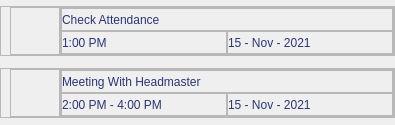
                 <widget class="QWidget" name="scrollAreaWidgetContents_2">
                  <property name="geometry">
                   <rect>
                    <x>0</x>
                    <y>0</y>
                    <width>395</width>
                    <height>125</height>
                   </rect>
                  </property>
                  <layout class="QGridLayout" name="gridLayout_44">
                   <property name="leftMargin">
                    <number>0</number>
                   </property>
                   <property name="topMargin">
                    <number>0</number>
                   </property>
                   <property name="rightMargin">
                    <number>0</number>
                   </property>
                   <property name="bottomMargin">
                    <number>0</number>
                   </property>
                   <item row="1" column="1">
                    <widget class="QFrame" name="frame_53">
                     <property name="maximumSize">
                      <size>
                       <width>395</width>
                       <height>50</height>
                      </size>
                     </property>
                     <property name="frameShape">
                      <enum>QFrame::StyledPanel</enum>
                     </property>
                     <property name="frameShadow">
                      <enum>QFrame::Raised</enum>
                     </property>
                     <layout class="QGridLayout" name="gridLayout_43">
                      <property name="topMargin">
                       <number>0</number>
                      </property>
                      <property name="rightMargin">
                       <number>0</number>
                      </property>
                      <property name="bottomMargin">
                       <number>0</number>
                      </property>
                      <property name="spacing">
                       <number>0</number>
                      </property>
                      <item row="0" column="1">
                       <widget class="QFrame" name="frame_160">
                        <property name="frameShape">
                         <enum>QFrame::StyledPanel</enum>
                        </property>
                        <property name="frameShadow">
                         <enum>QFrame::Raised</enum>
                        </property>
                        <layout class="QGridLayout" name="gridLayout_141">
                         <property name="leftMargin">
                          <number>0</number>
                         </property>
                         <property name="topMargin">
                          <number>0</number>
                         </property>
                         <property name="rightMargin">
                          <number>0</number>
                         </property>
                         <property name="bottomMargin">
                          <number>0</number>
                         </property>
                         <property name="spacing">
                          <number>0</number>
                         </property>
                         <item row="0" column="0" colspan="2">
                          <widget class="QFrame" name="frame_161">
                           <property name="frameShape">
                            <enum>QFrame::StyledPanel</enum>
                           </property>
                           <property name="frameShadow">
                            <enum>QFrame::Raised</enum>
                           </property>
                           <layout class="QGridLayout" name="gridLayout_142">
                            <property name="leftMargin">
                             <number>0</number>
                            </property>
                            <property name="topMargin">
                             <number>0</number>
                            </property>
                            <property name="rightMargin">
                             <number>0</number>
                            </property>
                            <property name="bottomMargin">
                             <number>0</number>
                            </property>
                            <item row="0" column="0">
                             <widget class="QLabel" name="label_79">
                              <property name="styleSheet">
                               <string notr="true">color: #2B3572;
font: 12pt &quot;Arial Rounded MT Bold&quot;;</string>
                              </property>
                              <property name="text">
                               <string>Meeting With Headmaster</string>
                              </property>
                             </widget>
                            </item>
                           </layout>
                          </widget>
                         </item>
                         <item row="1" column="0">
                          <widget class="QFrame" name="frame_162">
                           <property name="frameShape">
                            <enum>QFrame::StyledPanel</enum>
                           </property>
                           <property name="frameShadow">
                            <enum>QFrame::Raised</enum>
                           </property>
                           <layout class="QGridLayout" name="gridLayout_143">
                            <property name="leftMargin">
                             <number>0</number>
                            </property>
                            <property name="topMargin">
                             <number>0</number>
                            </property>
                            <property name="rightMargin">
                             <number>0</number>
                            </property>
                            <property name="bottomMargin">
                             <number>0</number>
                            </property>
                            <property name="spacing">
                             <number>0</number>
                            </property>
                            <item row="0" column="0">
                             <widget class="QLabel" name="label_80">
                              <property name="styleSheet">
                               <string notr="true">color: #2B3572;
font: 75 10pt &quot;Script MT Bold&quot;;</string>
                              </property>
                              <property name="text">
                               <string>2:00 PM - 4:00 PM</string>
                              </property>
                             </widget>
                            </item>
                           </layout>
                          </widget>
                         </item>
                         <item row="1" column="1">
                          <widget class="QFrame" name="frame_163">
                           <property name="frameShape">
                            <enum>QFrame::StyledPanel</enum>
                           </property>
                           <property name="frameShadow">
                            <enum>QFrame::Raised</enum>
                           </property>
                           <layout class="QGridLayout" name="gridLayout_150">
                            <property name="leftMargin">
                             <number>0</number>
                            </property>
                            <property name="topMargin">
                             <number>0</number>
                            </property>
                            <property name="rightMargin">
                             <number>0</number>
                            </property>
                            <property name="bottomMargin">
                             <number>0</number>
                            </property>
                            <item row="0" column="0">
                             <widget class="QLabel" name="label_85">
                              <property name="styleSheet">
                               <string notr="true">color: #2B3572;
font: 75 10pt &quot;Script MT Bold&quot;;</string>
                              </property>
                              <property name="text">
                               <string>15 - Nov - 2021</string>
                              </property>
                             </widget>
                            </item>
                           </layout>
                          </widget>
                         </item>
                        </layout>
                       </widget>
                      </item>
                      <item row="0" column="0">
                       <widget class="QFrame" name="frame_52">
                        <property name="maximumSize">
                         <size>
                          <width>50</width>
                          <height>50</height>
                         </size>
                        </property>
                        <property name="frameShape">
                         <enum>QFrame::StyledPanel</enum>
                        </property>
                        <property name="frameShadow">
                         <enum>QFrame::Raised</enum>
                        </property>
                        <layout class="QGridLayout" name="gridLayout_63">
                         <property name="leftMargin">
                          <number>0</number>
                         </property>
                         <property name="topMargin">
                          <number>0</number>
                         </property>
                         <property name="rightMargin">
                          <number>0</number>
                         </property>
                         <property name="bottomMargin">
                          <number>0</number>
                         </property>
                         <property name="spacing">
                          <number>0</number>
                         </property>
                         <item row="0" column="0">
                          <widget class="QLabel" name="label_31">
                           <property name="maximumSize">
                            <size>
                             <width>50</width>
                             <height>50</height>
                            </size>
                           </property>
                           <property name="styleSheet">
                            <string notr="true">image: url(:/logo/image/lecture.png);</string>
                           </property>
                           <property name="text">
                            <string/>
                           </property>
                          </widget>
                         </item>
                        </layout>
                       </widget>
                      </item>
                     </layout>
                    </widget>
                   </item>
                   <item row="0" column="1">
                    <widget class="QFrame" name="frame_164">
                     <property name="maximumSize">
                      <size>
                       <width>395</width>
                       <height>50</height>
                      </size>
                     </property>
                     <property name="frameShape">
                      <enum>QFrame::StyledPanel</enum>
                     </property>
                     <property name="frameShadow">
                      <enum>QFrame::Raised</enum>
                     </property>
                     <layout class="QGridLayout" name="gridLayout_144">
                      <property name="topMargin">
                       <number>0</number>
                      </property>
                      <property name="rightMargin">
                       <number>0</number>
                      </property>
                      <property name="bottomMargin">
                       <number>0</number>
                      </property>
                      <property name="spacing">
                       <number>0</number>
                      </property>
                      <item row="0" column="1">
                       <widget class="QFrame" name="frame_165">
                        <property name="frameShape">
                         <enum>QFrame::StyledPanel</enum>
                        </property>
                        <property name="frameShadow">
                         <enum>QFrame::Raised</enum>
                        </property>
                        <layout class="QGridLayout" name="gridLayout_145">
                         <property name="leftMargin">
                          <number>0</number>
                         </property>
                         <property name="topMargin">
                          <number>0</number>
                         </property>
                         <property name="rightMargin">
                          <number>0</number>
                         </property>
                         <property name="bottomMargin">
                          <number>0</number>
                         </property>
                         <property name="spacing">
                          <number>0</number>
                         </property>
                         <item row="0" column="0" colspan="2">
                          <widget class="QFrame" name="frame_166">
                           <property name="frameShape">
                            <enum>QFrame::StyledPanel</enum>
                           </property>
                           <property name="frameShadow">
                            <enum>QFrame::Raised</enum>
                           </property>
                           <layout class="QGridLayout" name="gridLayout_146">
                            <property name="leftMargin">
                             <number>0</number>
                            </property>
                            <property name="topMargin">
                             <number>0</number>
                            </property>
                            <property name="rightMargin">
                             <number>0</number>
                            </property>
                            <property name="bottomMargin">
                             <number>0</number>
                            </property>
                            <item row="0" column="0">
                             <widget class="QLabel" name="label_81">
                              <property name="styleSheet">
                               <string notr="true">color: #2B3572;
font: 12pt &quot;Arial Rounded MT Bold&quot;;</string>
                              </property>
                              <property name="text">
                               <string>Check Attendance</string>
                              </property>
                             </widget>
                            </item>
                           </layout>
                          </widget>
                         </item>
                         <item row="1" column="0">
                          <widget class="QFrame" name="frame_167">
                           <property name="frameShape">
                            <enum>QFrame::StyledPanel</enum>
                           </property>
                           <property name="frameShadow">
                            <enum>QFrame::Raised</enum>
                           </property>
                           <layout class="QGridLayout" name="gridLayout_147">
                            <property name="leftMargin">
                             <number>0</number>
                            </property>
                            <property name="topMargin">
                             <number>0</number>
                            </property>
                            <property name="rightMargin">
                             <number>0</number>
                            </property>
                            <property name="bottomMargin">
                             <number>0</number>
                            </property>
                            <property name="spacing">
                             <number>0</number>
                            </property>
                            <item row="0" column="0">
                             <widget class="QLabel" name="label_82">
                              <property name="styleSheet">
                               <string notr="true">color: #2B3572;
font: 75 10pt &quot;Script MT Bold&quot;;</string>
                              </property>
                              <property name="text">
                               <string>1:00 PM</string>
                              </property>
                             </widget>
                            </item>
                           </layout>
                          </widget>
                         </item>
                         <item row="1" column="1">
                          <widget class="QFrame" name="frame_168">
                           <property name="frameShape">
                            <enum>QFrame::StyledPanel</enum>
                           </property>
                           <property name="frameShadow">
                            <enum>QFrame::Raised</enum>
                           </property>
                           <layout class="QGridLayout" name="gridLayout_149">
                            <property name="leftMargin">
                             <number>0</number>
                            </property>
                            <property name="topMargin">
                             <number>0</number>
                            </property>
                            <property name="rightMargin">
                             <number>0</number>
                            </property>
                            <property name="bottomMargin">
                             <number>0</number>
                            </property>
                            <property name="spacing">
                             <number>0</number>
                            </property>
                            <item row="0" column="0">
                             <widget class="QLabel" name="label_84">
                              <property name="styleSheet">
                               <string notr="true">color: #2B3572;
font: 75 10pt &quot;Script MT Bold&quot;;</string>
                              </property>
                              <property name="text">
                               <string>15 - Nov - 2021</string>
                              </property>
                             </widget>
                            </item>
                           </layout>
                          </widget>
                         </item>
                        </layout>
                       </widget>
                      </item>
                      <item row="0" column="0">
                       <widget class="QFrame" name="frame_169">
                        <property name="maximumSize">
                         <size>
                          <width>50</width>
                          <height>50</height>
                         </size>
                        </property>
                        <property name="frameShape">
                         <enum>QFrame::StyledPanel</enum>
                        </property>
                        <property name="frameShadow">
                         <enum>QFrame::Raised</enum>
                        </property>
                        <layout class="QGridLayout" name="gridLayout_148">
                         <property name="leftMargin">
                          <number>0</number>
                         </property>
                         <property name="topMargin">
                          <number>0</number>
                         </property>
                         <property name="rightMargin">
                          <number>0</number>
                         </property>
                         <property name="bottomMargin">
                          <number>0</number>
                         </property>
                         <property name="spacing">
                          <number>0</number>
                         </property>
                         <item row="0" column="0">
                          <widget class="QLabel" name="label_83">
                           <property name="maximumSize">
                            <size>
                             <width>50</width>
                             <height>50</height>
                            </size>
                           </property>
                           <property name="styleSheet">
                            <string notr="true">image: url(:/logo/image/task.png);</string>
                           </property>
                           <property name="text">
                            <string/>
                           </property>
                          </widget>
                         </item>
                        </layout>
                       </widget>
                      </item>
                     </layout>
                    </widget>
                   </item>
                  </layout>
                 </widget>
